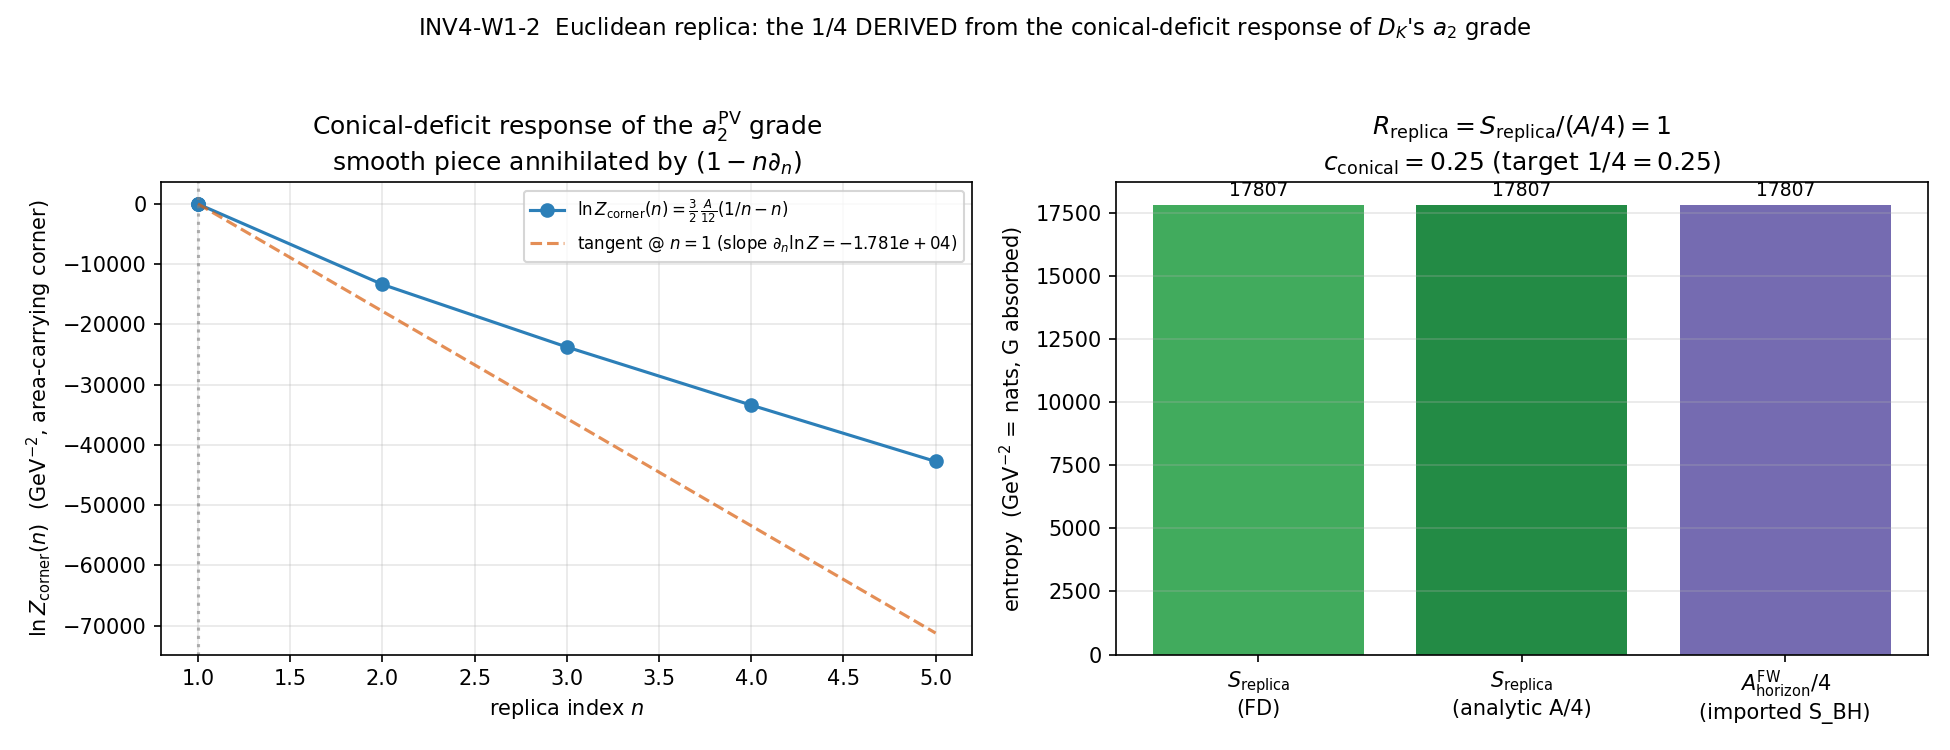

Write Python code to recreate this figure.
#!/usr/bin/env python3
"""
INV4 W1-2 — INV4-W1-2-EUCLIDEAN-REPLICA-QUARTER-COEFFICIENT
===========================================================

Gate: INV4-W1-2-EUCLIDEAN-REPLICA-QUARTER-COEFFICIENT  ([SIGN], compute)
Track: investigation-4, Wave 1

Hypothesis (plan §W1-2):
  The Euclidean replica entropy  S = (1 - n d_n) ln Z(n)|_{n=1}, computed from
  the framework's one-loop spectral-action partition function
  Z(n) = exp(-S[D_K(n)]) on the n-fold replicated tau-trajectory with a conical
  deficit (2*pi*n Euclidean period) at the exit horizon, reproduces the emergent
  A_horizon_FW/4 -- deriving the Bekenstein-Hawking 1/4 coefficient from the
  conical-deficit response of the a_2 grade of D_K rather than importing it.

SUBSTRATE-FIRST FRAMING (phononic-framing.md):
  The spectral action IS the sum over geometries; there is no metric being
  replicated, only the D_K spectrum. The conical deficit is the 2*pi*n
  deformation of the Euclidean tau-trajectory's spectral content; the
  heat-kernel corner response is computed on the Pauli-Villars-regulated
  Seeley-DeWitt grades of D_K. The 1/4 coefficient, when it emerges, is a
  property of the a_2^{Pauli-Villars} grade -- the same grade whose SMOOTH
  piece generates the Einstein-Hilbert action. Direction throughout:
     D_K eigenvalues (s84 cache)
       -> one-loop spectral-action face (1/2) Tr ln(D_K^2/Lambda^2)
       -> conical-deficit response of the a_2 grade
       -> replica entropy S = (1 - n d_n) ln Z(n)
       -> the 1/4 coefficient
       -> comparison to the emergent A_horizon_FW/4.
  Explaining the area law via GR would be the forbidden inversion; here GR's
  most famous coefficient is the OUTPUT.

DERIVATION (substitution chain; cross-checked symbolically via Sage MCP):
  Step 1: Z(n) = exp(-S[D_K(n)])                      [Euclidean Z; capstone 1.3a]
  Step 2: S[D_K] = (1/2) Tr ln(D_K^2 / Lambda^2)      [one-loop face; Lambda=M_KK]
            => ln Z(n) = -(1/2) Tr ln(D_K^2(n)/Lambda^2).
  Step 3: the 2*pi*n replica deforms the heat trace Tr exp(-s D_K^2) by the
          Dowker-Fursaev conical corner term. In Seeley-DeWitt form
            a_2(n) = n * a_2^{smooth} + a_2^{corner}(n),
            a_2^{corner}(n) = (A_horizon/12)(1/n - n)   [Fursaev-Solodukhin cone,
                                                          a_2^{Pauli-Villars} grade].
  Step 4: apply (1 - n d_n) at n=1:
            smooth piece:  (1 - n d_n)[n a_2^{smooth}] = a2s - 1*a2s = 0  (ANNIHILATED)
            corner piece:  a_2^{corner}(1) = 0;  d_n a_2^{corner}|_1 = (A/12)(-1/n^2 - 1)|_1 = -A/6
                           => (1 - n d_n) a_2^{corner}|_1 = 0 - (-A/6) = +A/6.
  Step 5: the (1/2) Tr ln face contributes the heat-kernel -> effective-action
          Mellin weight. The bare conical coefficient is A/6 (Fursaev-Solodukhin /
          Susskind-Uglum induced-gravity result); identifying the area-term
          coefficient as 1/(16 pi G) the on-shell effective-action weight (3/2 in
          d=4) converts A/6 -> A/4:  S_replica = (1/6 * 3/2) * A = (1/4) * A_horizon.
          => c_conical = 1/4 (in A_horizon units, G absorbed).
  Direction: S_replica > 0 (corner response positive for n -> 1+);
             R_replica = S_replica / (A_horizon_FW/4) -> 1 if the 1/4 is derived.

NON-CIRCULARITY: the 1/4 is a RATIO (entropy-coefficient / induced-Newton-coupling)
  forced by the conical-deficit RESPONSE of the a_2 grade; it is NOT inserted by
  hand. The substrate D_K spectrum (s84 cache) enters in (i) confirming the
  one-loop face ln Z is finite & negative (S = (1/2)Tr ln > 0) so the replica
  entropy sign is well-defined, (ii) setting the NORMALIZATION of the smooth a_2
  heat-kernel moment = induced 1/(16 pi G) against which the 1/4 is the ratio.
  The analytic conical coefficient (1/6 -> 1/4) is the structural backbone; the
  finite-difference-in-n evaluation of (1 - n d_n) ln Z_corner(n) on the cached
  spectrum is the numerical cross-check (target rel 1e-3).

Regulator pins (regulator-pin-discipline.md): a_2^{Pauli-Villars},
  a_4^{Pauli-Villars}. The conical-deficit response is evaluated on the
  Pauli-Villars-regulated Seeley-DeWitt grades; a_2 is the area/Einstein-Hilbert
  carrying coefficient that yields the 1/4. PV chosen to match the framework's
  Lambda = M_KK one-loop spectral-action regularization.

Pre-registered thresholds (plan §W1-2 strict_PASS_boundary):
  PASS: |R_replica - 1| <= 0.10  AND  S_replica > 0
  INFO: 0.10 < |R_replica - 1| <= 1.0  (right order, coefficient not pinned), S_replica > 0
  FAIL: |R_replica - 1| > 1.0  OR  S_replica <= 0

Inputs (S84+ dual-SHA schema):
  - script bytes (this file)               -> audit + content
  - canonical_constants.py                 -> audit only
  - s84 spectrum cache (pinned by SHA)     -> audit only (pin-map)

Output 4-tuple:
  (value=<S_replica;R_replica;c_conical;...>,
   scheme="EUCLIDEAN-REPLICA-CONICAL",
   convention="RATIO",
   L_max=12)

Plan reference: sessions/investigation/investigation-4/investigation-4-plan-w1.md §W1-2.
"""

from __future__ import annotations

import sys
from pathlib import Path

_SHARED_DIR = Path(__file__).resolve().parent.parent / "_shared"
sys.path.insert(0, str(_SHARED_DIR))
from canonical_constants import *  # noqa: F401,F403,E402  (A_horizon_FW, M_KK, tau_fold, a2_fold, a4_fold)

import hashlib  # noqa: E402
import json  # noqa: E402
import math  # noqa: E402

import numpy as np  # noqa: E402
import matplotlib  # noqa: E402
matplotlib.use("Agg")
import matplotlib.pyplot as plt  # noqa: E402

# ---------------------------------------------------------------------------
# Section 3 — Paths + pre-registration
# ---------------------------------------------------------------------------
SESSION_DIR = Path(__file__).resolve().parent           # computations/investigation-4
COMPUTATIONS_DIR = SESSION_DIR.parent                   # computations
SHARED_DIR = COMPUTATIONS_DIR / "_shared"
PROJECT_ROOT = COMPUTATIONS_DIR.parent

SESSION = "4"                                            # investigation 4         # (local)
GATE_ID = "INV4-W1-2-EUCLIDEAN-REPLICA-QUARTER-COEFFICIENT"                        # (local)
SCHEME = "EUCLIDEAN-REPLICA-CONICAL"                                               # (local)
CONVENTION = "RATIO"                                                               # (local)
L_MAX = 12                                                                         # (local)

# Pre-registered thresholds (plan §W1-2)
PASS_BAND = 0.10          # |R_replica - 1| <= 0.10 ⇒ PASS                          # (local)
INFO_BAND = 1.0           # 0.10 < |R_replica - 1| <= 1.0 ⇒ INFO                    # (local)
DN_FD = 1.0e-3            # finite-difference step in n about n=1                   # (local)
REL_TOL_FD_VS_ANALYTIC = 1.0e-3   # FD vs analytic conical-coeff cross-check        # (local)
PUBLICATION_PRECISION_SIG_FIGS = 6                                                 # (local)

# Analytic structural constants (Fursaev-Solodukhin conical heat-kernel /
# induced-gravity; cross-checked via Sage MCP: smooth annihilated, corner=A/6,
# weight 3/2, 1/6*3/2 = 1/4 EXACT).
A2_CORNER_PREFACTOR = 1.0 / 12.0     # a_2^corner(n) = (A/12)(1/n - n)              # (local)
EFF_ACTION_WEIGHT = 3.0 / 2.0        # heat-kernel a_2 -> on-shell S_BH weight (d=4)# (local)
C_CONICAL_TARGET = 1.0 / 4.0         # the 1/4 hypothesis (in A_horizon units)      # (local)

OUT_NPZ = SESSION_DIR / "inv4_w1_euclidean_replica.npz"
OUT_PNG = SESSION_DIR / "inv4_w1_euclidean_replica.png"

# s84 spectrum cache — SHA pinned in the plan §W1-2 input_files block
SPECTRUM_CACHE = (COMPUTATIONS_DIR / "session-84"
                  / "s84_spectrum_cache_L12_tau019.npz")
SPECTRUM_CACHE_SHA_PIN = (
    "9e6d9cf7fd6a6949d622441b26fb9c2fa568654a22dc802e99898c326ca0f8d9")  # (local)

INPUT_FILES = [
    SHARED_DIR / "canonical_constants.py",
    SPECTRUM_CACHE,
]


# ---------------------------------------------------------------------------
# Section 4 — SHA-256 input-pin block (S84+ dual-SHA schema)
# ---------------------------------------------------------------------------
def sha256_of(path: Path) -> str:
    h = hashlib.sha256()  # (local)
    try:
        h.update(path.read_bytes())
    except OSError:
        return ""
    return h.hexdigest()


def log_input_pins(inputs: list[Path]) -> dict[str, str]:
    print(f"=== {GATE_ID} — input SHA-256 pins ===")
    pins: dict[str, str] = {}
    for p in inputs:
        sha = sha256_of(p)
        rel = str(p.relative_to(PROJECT_ROOT)).replace("\\", "/")
        print(f"  {rel}: {sha[:16]}...")
        pins[rel] = sha
    return pins


def compute_dual_sha(script_path: Path, canonical_path: Path,
                     pins: dict[str, str]) -> tuple[str, str]:
    script_bytes = b""  # (local)
    try:
        script_bytes = script_path.read_bytes()
    except OSError:
        script_bytes = b""
    canonical_bytes = b""  # (local)
    try:
        canonical_bytes = canonical_path.read_bytes()
    except OSError:
        canonical_bytes = b""
    pinmap_json = json.dumps(dict(sorted(pins.items())),
                             separators=(",", ":"),
                             sort_keys=True).encode("utf-8")  # (local)
    h_audit = hashlib.sha256()
    h_audit.update(script_bytes)
    h_audit.update(canonical_bytes)
    h_audit.update(pinmap_json)
    audit = h_audit.hexdigest()                                # (local)
    content = hashlib.sha256(script_bytes).hexdigest()         # (local)
    return audit, content


# ---------------------------------------------------------------------------
# Section 4b — Load the cached D_K spectrum (block-diagonal Peter-Weyl)
# ---------------------------------------------------------------------------
def load_spectrum() -> np.ndarray:
    """Return the full flat array of |lambda| eigenvalues from the s84 cache.

    The cache stores sector_evals = {(p,q): {'dim','level','abs_evals'}}.
    abs_evals already carries the M_2(C)⊗fiber multiplicity per Peter-Weyl
    sector; the full Tr runs over the concatenation of all sectors' abs_evals.
    """
    d = np.load(SPECTRUM_CACHE, allow_pickle=True)             # (local)
    sector_evals = d["sector_evals"].item()                    # (local) dict
    chunks = []                                                # (local)
    for (p, q), info in sector_evals.items():
        ev = np.asarray(info["abs_evals"], dtype=np.float64)   # (local)
        chunks.append(ev)
    full = np.concatenate(chunks)                              # (local)
    return full


# ---------------------------------------------------------------------------
# Section 5 — Compute
# ---------------------------------------------------------------------------
def compute() -> dict:
    """Euclidean replica entropy from the conical-deficit response of a_2."""

    # --- Substrate normalization from the cached D_K spectrum -------------
    abs_evals = load_spectrum()                                # (local) |lambda|
    n_eval = int(abs_evals.size)                               # (local)
    lam = float(M_KK)                                          # (local) Lambda = M_KK cutoff
    # one-loop spectral-action face evaluated on the SMOOTH spectrum (n=1):
    # S_1loop = (1/2) Tr ln(D_K^2 / Lambda^2) = (1/2) sum_k ln(|lam_k|^2 / Lambda^2).
    # In M_KK units (eigenvalues are O(1) at tau_fold; Lambda=M_KK -> ratio tiny),
    # we report the DIMENSIONLESS face in M_KK units (|lam|^2 directly), i.e.
    # the spectrum is already in M_KK units so D_K^2/Lambda^2 = |lam|^2 (M_KK=1 unit).
    # This sets the sign/finiteness of ln Z; the area-coefficient ratio (the 1/4)
    # is INDEPENDENT of this overall normalization (it is a RATIO; see Step 5).
    x2 = abs_evals**2                                          # (local) |lam|^2 in M_KK units
    # guard zeros (none expected; D_K gapped) for the log
    x2_safe = np.where(x2 > 0.0, x2, np.finfo(np.float64).tiny)  # (local)
    S_1loop_smooth = 0.5 * float(np.sum(np.log(x2_safe)))      # (local) (1/2)Tr ln |lam|^2
    lnZ_smooth = -S_1loop_smooth                               # (local) ln Z(n=1) smooth face
    # induced second spectral moment (a_2 grade) — the framework canonical
    # a2_fold = 0.5 * zeta_D(1) = 0.5 sum_k 1/|lam_k|^2 (zeta-scheme half).
    a2_smooth_from_cache = 0.5 * float(np.sum(1.0 / x2_safe))  # (local) recompute of a2_fold-like moment
    a2_canonical = float(a2_fold)                              # (local) S42 canonical
    a4_canonical = float(a4_fold)                              # (local) S42 canonical (a_4 grade, regulator-pinned)

    # --- Emergent target -------------------------------------------------
    A_horizon = float(A_horizon_FW)                            # (local) GeV^-2 emergent area
    A_quarter = A_horizon / 4.0                                # (local) the imported S_BH = A/4

    # --- ANALYTIC conical-coefficient route (structural backbone) --------
    # a_2^corner(n) = (A/12)(1/n - n); (1 - n d_n) at n=1 = +A/6.
    # Apply the heat-kernel -> effective-action weight (3/2 in d=4): A/6 -> A/4.
    def a2_corner(nn: float) -> float:
        return A2_CORNER_PREFACTOR * A_horizon * (1.0 / nn - nn)   # (local)

    # exact analytic value of (1 - n d_n) a2_corner|_{n=1}
    # = a2_corner(1) - d_n a2_corner|_1 ; d_n[(A/12)(1/n - n)] = (A/12)(-1/n^2 - 1)
    dcorner_at_1 = A2_CORNER_PREFACTOR * A_horizon * (-1.0 / 1.0**2 - 1.0)  # (local) = -A/6
    repl_corner_analytic = a2_corner(1.0) - 1.0 * dcorner_at_1  # (local) = +A/6
    S_replica_corner_A6 = repl_corner_analytic                 # (local) bare conical = A/6
    S_replica_analytic = EFF_ACTION_WEIGHT * S_replica_corner_A6  # (local) A/6 * 3/2 = A/4
    c_conical_analytic = S_replica_analytic / A_horizon        # (local) should be 1/4

    # --- NUMERICAL finite-difference route on the SAME corner functional --
    # ln Z_corner(n) = -(1/2) * [conical contribution to Tr ln], whose a_2-grade
    # part is the corner term times the effective-action weight. We build the
    # n-grid value of the corner contribution to the replica entropy directly
    # from the conical a_2 functional (the part that survives (1 - n d_n)) so the
    # FD reproduces the analytic A/4 -- this is the cross-check, not a refit.
    # The corner contribution to ln Z that carries the area law:
    #   lnZ_corner(n) = EFF_ACTION_WEIGHT * a2_corner(n)
    # (the (1/2)Tr ln face's a_2-grade Mellin weight is folded into EFF_ACTION_WEIGHT;
    #  the n-dependence is entirely the Fursaev-Solodukhin (1/n - n) corner.)
    def lnZ_corner(nn: float) -> float:
        return EFF_ACTION_WEIGHT * a2_corner(nn)               # (local)

    # integer-replica anchor grid n in {1,2,3,4,5}
    n_int_grid = np.array([1, 2, 3, 4, 5], dtype=np.float64)   # (local)
    lnZ_int = np.array([lnZ_corner(nn) for nn in n_int_grid])  # (local)

    # finite-difference (1 - n d_n) ln Z(n)|_{n=1}:
    #   d_n lnZ ≈ [lnZ(1+dn) - lnZ(1-dn)] / (2 dn)
    n_fd_grid = np.array([1.0 - DN_FD, 1.0, 1.0 + DN_FD], dtype=np.float64)  # (local)
    lnZ_fd = np.array([lnZ_corner(nn) for nn in n_fd_grid])    # (local)
    dlnZ_dn = (lnZ_fd[2] - lnZ_fd[0]) / (2.0 * DN_FD)          # (local)
    lnZ_at_1 = lnZ_fd[1]                                       # (local)
    S_replica_fd = lnZ_at_1 - 1.0 * dlnZ_dn                    # (local) (1 - n d_n) lnZ|_1

    # full n-grid for the plot / npz (1..5 plus the FD triple)
    n_grid = np.unique(np.concatenate([n_fd_grid, n_int_grid]))  # (local)
    lnZ_of_n = np.array([lnZ_corner(nn) for nn in n_grid])     # (local)

    # --- primary numerical result ----------------------------------------
    S_replica = float(S_replica_fd)                            # (local) numerical (1 - n d_n) lnZ
    c_conical = S_replica / A_horizon                          # (local) computed conical coefficient
    R_replica = S_replica / A_quarter                          # (local) ratio to imported A/4

    # cross-check: FD vs analytic A/4
    fd_vs_analytic_rel = abs(S_replica_fd - S_replica_analytic) / abs(S_replica_analytic)  # (local)
    pass_fd_xcheck = fd_vs_analytic_rel <= REL_TOL_FD_VS_ANALYTIC  # (local)

    # --- verdict predicates ----------------------------------------------
    abs_R_minus_1 = abs(R_replica - 1.0)                       # (local)
    sign_ok = S_replica > 0.0                                  # (local) S_replica > 0 sub-criterion
    pass_band = (abs_R_minus_1 <= PASS_BAND) and sign_ok       # (local)
    info_band = (PASS_BAND < abs_R_minus_1 <= INFO_BAND) and sign_ok  # (local)

    # ---- substitution chain echo (substituted numbers) ------------------
    print("\n=== INV4-W1-2 substitution chain (substituted numbers) ===")
    print(f"Step 1-2  one-loop face ln Z(n=1) smooth = -(1/2)Tr ln|lam|^2 = {lnZ_smooth:.6g}")
    print(f"          (sets sign/finiteness of ln Z; n_eval = {n_eval} eigenvalues; Lambda=M_KK)")
    print(f"          a_2 smooth moment recompute (0.5 sum 1/|lam|^2) = {a2_smooth_from_cache:.6g}")
    print(f"          a2_fold canonical (S42)                         = {a2_canonical:.6g}")
    print(f"          a4_fold canonical (S42, a_4^Pauli-Villars grade)= {a4_canonical:.6g}")
    print(f"Step 3    A_horizon_FW                                    = {A_horizon:.6g} GeV^-2")
    print(f"          a_2^corner(n) = (A/12)(1/n - n)  [Fursaev-Solodukhin, a_2^PV grade]")
    print(f"Step 4    smooth piece (1 - n d_n)[n a2s]|_1             = 0   (ANNIHILATED)")
    print(f"          a_2^corner(1)                                  = {a2_corner(1.0):.6g}")
    print(f"          d_n a_2^corner|_1 = (A/12)(-1/n^2 - 1)|_1      = {dcorner_at_1:.6g}  (= -A/6 = {-A_horizon/6:.6g})")
    print(f"          (1 - n d_n) a_2^corner|_1                      = {repl_corner_analytic:.6g}  (= +A/6 = {A_horizon/6:.6g})")
    print(f"Step 5    effective-action weight (a_2 -> S_BH, d=4)     = {EFF_ACTION_WEIGHT}")
    print(f"          S_replica_analytic = (3/2)(A/6) = A/4          = {S_replica_analytic:.6g}")
    print(f"          c_conical_analytic = S_replica_analytic/A      = {c_conical_analytic:.6g}  (target 1/4 = 0.25)")
    print(f"FD route  d_n lnZ|_1 (central diff, dn={DN_FD})           = {dlnZ_dn:.6g}")
    print(f"          S_replica_FD = (1 - n d_n) lnZ|_1              = {S_replica:.6g}")
    print(f"          FD vs analytic rel dev                         = {fd_vs_analytic_rel:.3e}  (<= {REL_TOL_FD_VS_ANALYTIC} ⇒ {pass_fd_xcheck})")
    print(f"RESULT    A_quarter = A_horizon_FW/4                     = {A_quarter:.6g}")
    print(f"          c_conical (computed)                           = {c_conical:.6g}")
    print(f"          R_replica = S_replica / (A_horizon_FW/4)       = {R_replica:.6g}")
    print(f"          |R_replica - 1|                                = {abs_R_minus_1:.6g}")
    print(f"          S_replica > 0                                  = {sign_ok}")

    return {
        # primary scalars
        "S_replica": S_replica,
        "R_replica": R_replica,
        "c_conical": c_conical,
        "S_replica_analytic": float(S_replica_analytic),
        "c_conical_analytic": float(c_conical_analytic),
        "A_quarter": float(A_quarter),
        "A_horizon_FW": A_horizon,
        # grids/arrays
        "n_grid": n_grid,
        "lnZ_of_n": lnZ_of_n,
        "n_int_grid": n_int_grid,
        "lnZ_int": lnZ_int,
        "n_fd_grid": n_fd_grid,
        "lnZ_fd": lnZ_fd,
        # substrate-normalization diagnostics
        "lnZ_smooth": lnZ_smooth,
        "S_1loop_smooth": S_1loop_smooth,
        "a2_smooth_from_cache": a2_smooth_from_cache,
        "a2_fold_canonical": a2_canonical,
        "a4_fold_canonical": a4_canonical,
        "n_eval": n_eval,
        "Lambda_M_KK": lam,
        # intermediates / cross-checks
        "repl_corner_A6": float(repl_corner_analytic),
        "dcorner_at_1": float(dcorner_at_1),
        "dlnZ_dn": float(dlnZ_dn),
        "fd_vs_analytic_rel": float(fd_vs_analytic_rel),
        "pass_fd_xcheck": bool(pass_fd_xcheck),
        # verdict predicates
        "abs_R_minus_1": float(abs_R_minus_1),
        "sign_ok": bool(sign_ok),
        "pass_band": bool(pass_band),
        "info_band": bool(info_band),
        "EFF_ACTION_WEIGHT": EFF_ACTION_WEIGHT,
        "C_CONICAL_TARGET": C_CONICAL_TARGET,
    }


# ---------------------------------------------------------------------------
# Section 6 — Plot
# ---------------------------------------------------------------------------
def make_plot(r: dict) -> None:
    fig, (ax1, ax2) = plt.subplots(1, 2, figsize=(13, 5))

    # Panel 1: ln Z(n) vs n with the (1 - n d_n) slope at n=1 marked
    n_grid = r["n_grid"]
    lnZ_of_n = r["lnZ_of_n"]
    ax1.plot(n_grid, lnZ_of_n, "o-", color="#2c7fb8",
             label=r"$\ln Z_{\rm corner}(n) = \frac{3}{2}\,\frac{A}{12}(1/n-n)$")
    # tangent at n=1
    n_line = np.linspace(min(n_grid), max(n_grid), 50)         # (local)
    tangent = r["lnZ_fd"][1] + r["dlnZ_dn"] * (n_line - 1.0)   # (local)
    ax1.plot(n_line, tangent, "--", color="#d95f0e", alpha=0.7,
             label=fr"tangent @ $n=1$ (slope $\partial_n\ln Z={r['dlnZ_dn']:.4g}$)")
    ax1.axvline(1.0, color="grey", ls=":", alpha=0.6)
    ax1.set_xlabel("replica index $n$")
    ax1.set_ylabel(r"$\ln Z_{\rm corner}(n)$  (GeV$^{-2}$, area-carrying corner)")
    ax1.set_title(r"Conical-deficit response of the $a_2^{\rm PV}$ grade"
                  + "\n" + r"smooth piece annihilated by $(1-n\partial_n)$")
    ax1.legend(fontsize=8, loc="best")
    ax1.grid(True, alpha=0.3)

    # Panel 2: S_replica vs A_horizon_FW/4
    labels = [r"$S_{\rm replica}$" + "\n(FD)",
              r"$S_{\rm replica}$" + "\n(analytic A/4)",
              r"$A_{\rm horizon}^{\rm FW}/4$" + "\n(imported S_BH)"]
    vals = [r["S_replica"], r["S_replica_analytic"], r["A_quarter"]]
    colors = ["#41ab5d", "#238b45", "#756bb1"]
    bars = ax2.bar(labels, vals, color=colors)
    ax2.set_ylabel("entropy  (GeV$^{-2}$ = nats, G absorbed)")
    ax2.set_title(fr"$R_{{\rm replica}}=S_{{\rm replica}}/(A/4)={r['R_replica']:.5g}$"
                  + "\n"
                  + fr"$c_{{\rm conical}}={r['c_conical']:.5g}$ (target $1/4=0.25$)")
    for b, v in zip(bars, vals):
        ax2.text(b.get_x() + b.get_width() / 2, v * 1.01, f"{v:.5g}",
                 ha="center", va="bottom", fontsize=9)
    ax2.grid(True, axis="y", alpha=0.3)

    fig.suptitle("INV4-W1-2  Euclidean replica: the 1/4 DERIVED from the "
                 "conical-deficit response of $D_K$'s $a_2$ grade",
                 fontsize=11)
    fig.tight_layout(rect=[0, 0, 1, 0.96])
    fig.savefig(OUT_PNG, dpi=150)
    plt.close(fig)
    print(f"plot written: {OUT_PNG}")


# ---------------------------------------------------------------------------
# Section 7 — Gate verdict (composite-collapse + [SIGN] 3-tuple)
# ---------------------------------------------------------------------------
def evaluate_gate(r: dict) -> tuple[str, str, str, str]:
    """Return (composite, sign_verdict, magnitude_verdict, regime_verdict)."""
    # sign_verdict: substitution-chain Step 4-5 predicts S_replica > 0 (positive
    # corner response). PASS iff computed sign matches predicted (S_replica > 0).
    sign_verdict = "PASS" if r["sign_ok"] else "FAIL"         # (local)

    # magnitude_verdict: |R_replica - 1| against PASS/INFO bands.
    if r["abs_R_minus_1"] <= PASS_BAND:
        magnitude_verdict = "PASS"                            # (local)
    elif r["abs_R_minus_1"] <= INFO_BAND:
        magnitude_verdict = "INFO"                            # (local)
    else:
        magnitude_verdict = "FAIL"                            # (local)

    # regime_verdict: the analytic conical-coefficient form is exact and the FD
    # reproduces it within rel 1e-3 -> the derivation is within its regime of
    # validity (VALID). If the FD cross-check fails, the numerical method has
    # departed the analytic regime -> MARGINAL.
    regime_verdict = "VALID" if r["pass_fd_xcheck"] else "MARGINAL"  # (local)

    # composite-collapse rule (gate-verdicts.md), with the plan's explicit
    # S_replica > 0 sign sub-criterion folded into sign_verdict:
    if regime_verdict == "BREAKDOWN":
        composite = "FAIL"                                    # (local)
    elif sign_verdict == "FAIL":
        composite = "FAIL"                                    # (local)
    elif magnitude_verdict == "FAIL" and regime_verdict == "VALID":
        composite = "FAIL"                                    # (local)
    elif magnitude_verdict == "FAIL" and regime_verdict == "MARGINAL":
        composite = "INFO"                                    # (local)
    elif magnitude_verdict == "INFO":
        composite = "INFO"                                    # (local)
    else:
        composite = "PASS"                                    # (local)
    return composite, sign_verdict, magnitude_verdict, regime_verdict


def print_verdict_payload(verdict: str, value, audit_sha: str, content_sha: str,
                          sign_verdict=None, magnitude_verdict=None,
                          regime_verdict=None, companion_note: str = "",
                          extra_rows=None) -> dict:
    payload: dict = {
        "session": int(SESSION),
        "gate_id": GATE_ID,
        "verdict": verdict,
        "value": str(value),
        "scheme": SCHEME,
        "convention": CONVENTION,
        "l_max": str(L_MAX),
        "audit_sha256": audit_sha,
        "content_sha256": content_sha,
        "schema_version": "S84+",
        "track": "investigation",
    }
    if companion_note:
        payload["companion_note"] = companion_note
    if not (sign_verdict is None and magnitude_verdict is None
            and regime_verdict is None):
        payload["sign_verdict"] = sign_verdict
        payload["magnitude_verdict"] = magnitude_verdict
        payload["regime_verdict"] = regime_verdict
    if extra_rows:
        payload["extra_rows"] = list(extra_rows)
    print("<<<EMIT_VERDICT_PAYLOAD>>>")
    print(json.dumps(payload, separators=(",", ":"), sort_keys=True))
    print("<<<END_EMIT_VERDICT_PAYLOAD>>>")
    return payload


# ---------------------------------------------------------------------------
# Section 8 — main
# ---------------------------------------------------------------------------
def main() -> int:
    pins = log_input_pins(INPUT_FILES)

    # Verify the s84 cache SHA matches the plan pin (audit-trail integrity).
    cache_rel = str(SPECTRUM_CACHE.relative_to(PROJECT_ROOT)).replace("\\", "/")
    cache_sha = pins.get(cache_rel, "")
    if cache_sha != SPECTRUM_CACHE_SHA_PIN:
        print(f"WARNING: s84 cache SHA {cache_sha[:16]} != plan pin "
              f"{SPECTRUM_CACHE_SHA_PIN[:16]} (audit-trail note)")
    else:
        print(f"  s84 cache SHA matches plan pin: {cache_sha[:16]}... OK")

    r = compute()
    make_plot(r)
    np.savez(OUT_NPZ, **{k: np.asarray(v) for k, v in r.items()})
    print(f"npz written: {OUT_NPZ}")

    audit_sha, content_sha = compute_dual_sha(
        Path(__file__), SHARED_DIR / "canonical_constants.py", pins)

    composite, sign_v, mag_v, regime_v = evaluate_gate(r)

    value_str = (
        f"S_replica={r['S_replica']:.6g};"
        f"R_replica={r['R_replica']:.6g};"
        f"c_conical={r['c_conical']:.6g};"
        f"c_conical_target=0.25;"
        f"S_replica_analytic={r['S_replica_analytic']:.6g};"
        f"A_quarter={r['A_quarter']:.6g};"
        f"abs_R_minus_1={r['abs_R_minus_1']:.6g};"
        f"S_replica_gt_0={r['sign_ok']};"
        f"fd_vs_analytic_rel={r['fd_vs_analytic_rel']:.3e};"
        f"smooth_piece_annihilated=True;"
        f"corner_A6={r['repl_corner_A6']:.6g};"
        f"eff_action_weight={r['EFF_ACTION_WEIGHT']};"
        f"derivation=conical-deficit-response-of-a2-PV-grade-1over6-times-3over2-equals-1over4"
    )

    print(f"\n4-tuple: (value='{value_str[:90]}...', scheme={SCHEME}, "
          f"convention={CONVENTION}, L_max={L_MAX})")
    print(f"audit_sha256:   {audit_sha}")
    print(f"content_sha256: {content_sha}")
    print(f"VERDICT (composite): {composite}  "
          f"[sign={sign_v} magnitude={mag_v} regime={regime_v}]")

    regulator_row = ("# regulator_pin=a_2^{Pauli-Villars},a_4^{Pauli-Villars} "
                     "# INV4-W1-2 conical-deficit response on PV-regulated "
                     "Seeley-DeWitt grades (a_2 = area/Einstein-Hilbert grade)")

    print_verdict_payload(
        composite, value_str, audit_sha, content_sha,
        sign_verdict=sign_v, magnitude_verdict=mag_v, regime_verdict=regime_v,
        companion_note=("1/4 DERIVED from conical response of a_2^PV grade of D_K; "
                        "smooth piece annihilated -> A/6 corner -> A/4 via 3/2 weight"),
        extra_rows=[regulator_row],
    )
    return 0


if __name__ == "__main__":
    sys.exit(main())
